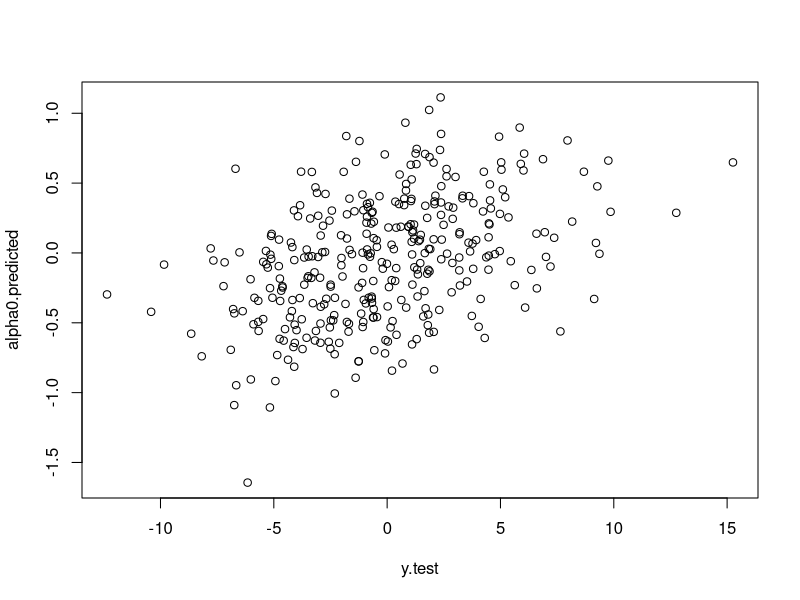
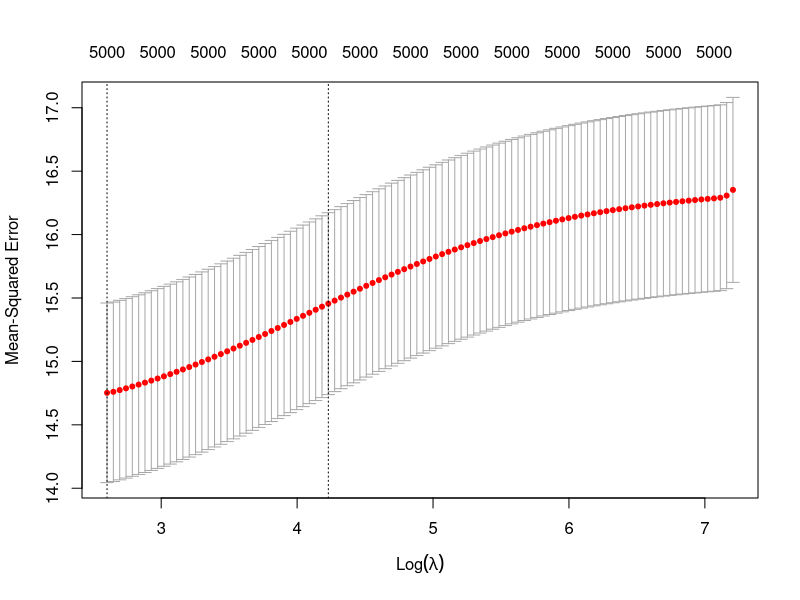
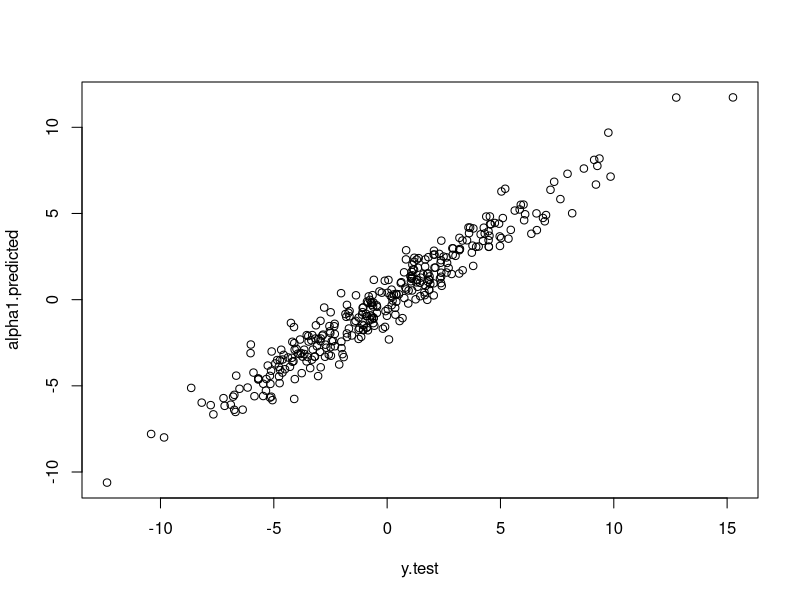
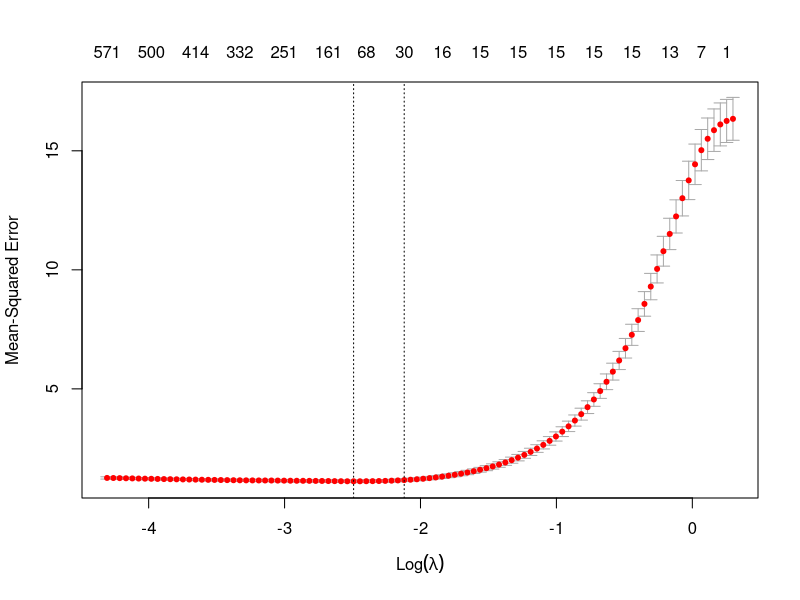
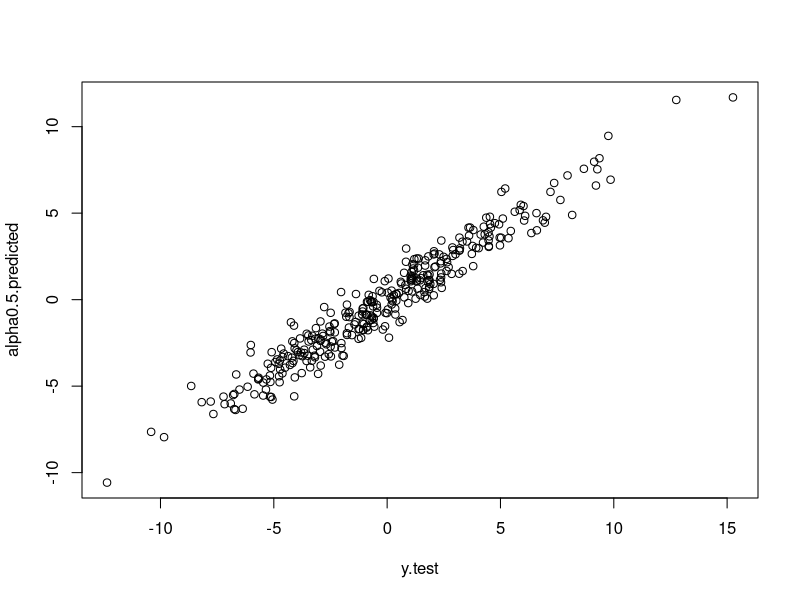
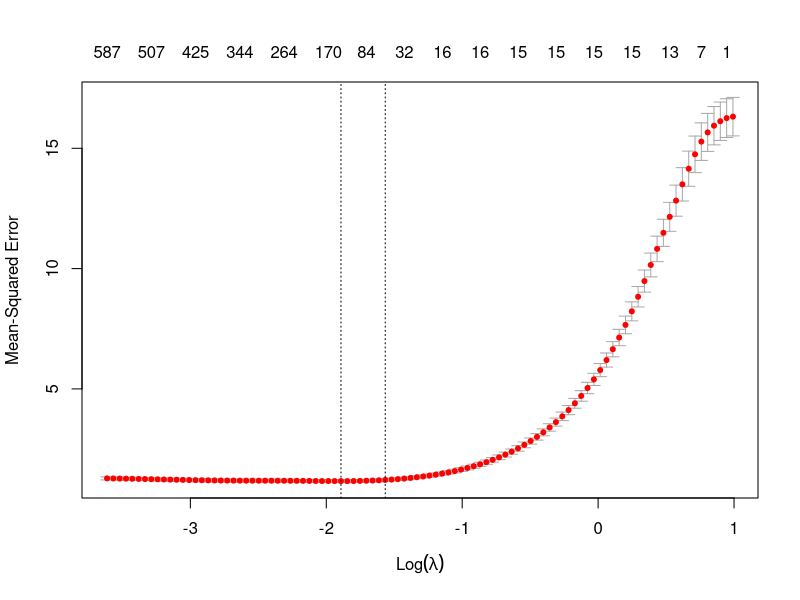
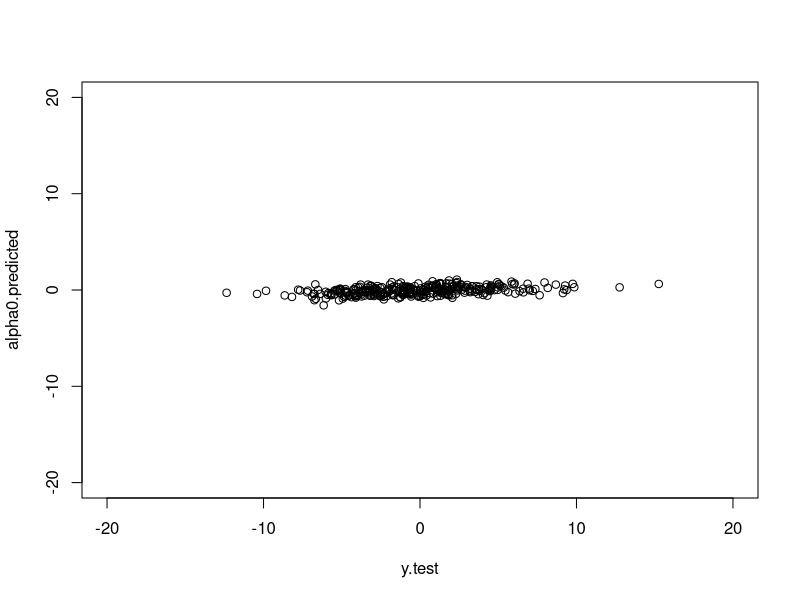
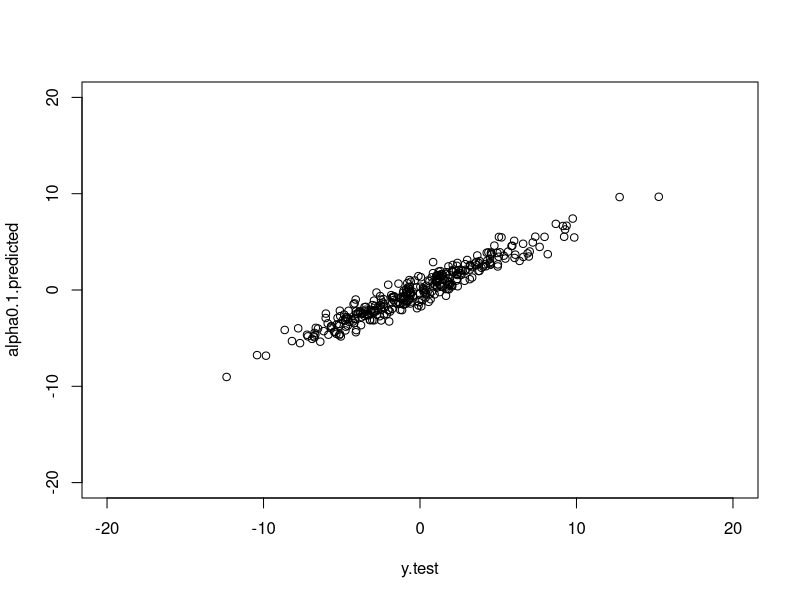

The R script that drew these images, in order: (Note: a time limit stopped this script after it produced the figures.)
## This code is based on the code Josh Day's example here:
## https://www4.stat.ncsu.edu/~post/josh/LASSO_Ridge_Elastic_Net_-_Examples.html
## 1. Add the codes to display the coef of the glmnet models.
## 2. Add the codes to find the optimized lambda value
## 3. Add teh codes to plot the relationship between predicted value and y.test
## 4. Add the codes to plot the relationship between lambda value and MSE

## install "glmnet" package with: install.packages("glmnet")
library(glmnet)  # Package to fit ridge/lasso/elastic net models

##############################################################
##
## Example 1
## 4085 useless variables in the model, only 15 that are useful.
## Also, not much data relative to the number of parameters.
## 1,000 samples and 5,000 parameters.
##
##############################################################

set.seed(42)  # Set seed for reproducibility

n <- 1000  # Number of observations
p <- 5000  # Number of predictors included in model
real_p <- 15  # Number of true predictors

## Generate the data
x <- matrix(rnorm(n*p), nrow=n, ncol=p)
y <- apply(x[,1:real_p], 1, sum) + rnorm(n)

## Split data into training and testing datasets.
## 2/3rds of the data will be used for Training and 1/3 of the
## data will be used for Testing.
train_rows <- sample(1:n, .66*n)
x.train <- x[train_rows, ]
x.test <- x[-train_rows, ]

y.train <- y[train_rows]
y.test <- y[-train_rows]

## Now we will use 10-fold Cross Validation to determine the
## optimal value for lambda for...

################################
##
## alpha = 0, Ridge Regression
##
################################
alpha0.fit <- cv.glmnet(x.train, y.train, type.measure="mse", 
                        alpha=0, family="gaussian")

## now let's run the Testing dataset on the model created for
## alpha = 0 (i.e. Ridge Regression).
alpha0.predicted <- 
  predict(alpha0.fit, s=alpha0.fit$lambda.1se, newx=x.test)
## s = is the "size" of the penalty that we want to use, and
##     thus, corresponds to lambda. (I believe that glmnet creators
##     decided to use 's' instead of lambda just in case they 
##     eventually coded up a version that let you specify the 
##     individual lambdas, but I'm not sure.)
##
##     In this case, we set 's' to "lambda.1se", which is
##     the value for lambda that results in the simplest model
##     such that the cross validation error is within one 
##     standard error of the minimum.
##     
##     If we wanted to to specify the lambda that results in the
##     model with the minimum cross valdiation error, not a model
##     within one SE of of the minimum, we would 
##     set 's' to "lambda.min".
##
##     Choice of lambda.1se vs lambda.min boils down to this...
##     Statistically speaking, the cross validation error for 
##     lambda.1se is indistinguisable from the cross validation error
##     for lambda.min, since they are within 1 SE of each other. 
##     So we can pick the simpler model without
##     much risk of severely hindering the ability to accurately
##     predict values for 'y' given values for 'x'.
##
##     All that said, lambda.1se only makes the model simpler when
##     alpha != 0, since we need some Lasso regression mixed in
##     to remove variables from the model. However, to keep things
##     consistant when we compare different alphas, it makes sense
##     to use lambda.1se all the time.
##
## newx = is the Testing Dataset

## Lastly, let's calculate the Mean Squared Error (MSE) for the model
## created for alpha = 0.
## The MSE is the mean of the sum of the squared difference between 
## the predicted 'y' values and the true 'y' values in the 
## Testing dataset...
mean((y.test - alpha0.predicted)^2)
plot(y.test,alpha0.predicted)
plot(alpha0.fit)
alpha0.fit$lambda.1se
################################
##
## alpha = 1, Lasso Regression
##
################################
alpha1.fit <- cv.glmnet(x.train, y.train, type.measure="mse", 
                        alpha=1, family="gaussian")

alpha1.predicted <- 
  predict(alpha1.fit, s=alpha1.fit$lambda.1se, newx=x.test)

mean((y.test - alpha1.predicted)^2)
plot(y.test,alpha1.predicted)

## The optimal lambda value
plot(alpha1.fit)
alpha1.fit$lambda.1se

## All coefficients of the best model 
coef(alpha1.fit, s=alpha1.fit$lambda.1se) 

## All nonzero cofficients of the best model
outcome <- coef(alpha1.fit, s=alpha1.fit$lambda.1se) 
coef.alpha1.fit <- outcome[outcome[,1]!=0]
rname.alpha1.fit <- rownames(coef(alpha1.fit, s = 'lambda.1se'))[coef(alpha1.fit, s = 'lambda.1se')[,1]!= 0]
cbind(rname.alpha1.fit,coef.alpha1.fit)



################################
##
## alpha = 0.5, a 50/50 mixture of Ridge and Lasso Regression
##
################################
alpha0.5.fit <- cv.glmnet(x.train, y.train, type.measure="mse", 
                          alpha=0.5, family="gaussian")

alpha0.5.predicted <- 
  predict(alpha0.5.fit, s=alpha0.5.fit$lambda.1se, newx=x.test)

mean((y.test - alpha0.5.predicted)^2)
plot(y.test,alpha0.5.predicted)
plot(alpha0.5.fit)
alpha0.5.fit$lambda.1se
################################
##
## However, the best thing to do is just try a bunch of different
## values for alpha rather than guess which one will be best.
##
## The following loop uses 10-fold Cross Validation to determine the
## optimal value for lambda for alpha = 0, 0.1, ... , 0.9, 1.0
## using the Training dataset.
##
## NOTE, on my dinky laptop, this takes about 2 minutes to run
##
################################

list.of.fits <- list()
for (i in 0:10) {
  ## Here's what's going on in this loop...
  ## We are testing alpha = i/10. This means we are testing
  ## alpha = 0/10 = 0 on the first iteration, alpha = 1/10 = 0.1 on
  ## the second iteration etc.
  
  ## First, make a variable name that we can use later to refer
  ## to the model optimized for a specific alpha.
  ## For example, when alpha = 0, we will be able to refer to 
  ## that model with the variable name "alpha0".
  fit.name <- paste0("alpha", i/10)
  
  ## Now fit a model (i.e. optimize lambda) and store it in a list that 
  ## uses the variable name we just created as the reference.
  list.of.fits[[fit.name]] <-
    cv.glmnet(x.train, y.train, type.measure="mse", alpha=i/10, 
              family="gaussian")
}

## Now we see which alpha (0, 0.1, ... , 0.9, 1) does the best job
## predicting the values in the Testing dataset.
results <- data.frame()
for (i in 0:10) {
  fit.name <- paste0("alpha", i/10)
  
  ## Use each model to predict 'y' given the Testing dataset
  predicted <- 
    predict(list.of.fits[[fit.name]], 
            s=list.of.fits[[fit.name]]$lambda.1se, newx=x.test)
  
  ## Calculate the Mean Squared Error...
  mse <- mean((y.test - predicted)^2)
  plot(y.test,predicted,xlab="y.test",ylab=paste0(fit.name,".predicted"),xlim=c(-20,20),ylim=c(-20,20))
  
  ## Store the results
  temp <- data.frame(alpha=i/10, mse=mse, fit.name=fit.name)
  results <- rbind(results, temp)
}

## View the results
results

##############################################################
##
## Example 2
## 3500 useless variables, 1500 useful (so lots of useful variables)
## 1,000 samples and 5,000 parameters
##
##############################################################

set.seed(42) # Set seed for rere__producibility

n <- 1000    # Number of observations
p <- 5000     # Number of predictors included in model
real_p <- 1500  # Number of true predictors

## Generate the data
x <- matrix(rnorm(n*p), nrow=n, ncol=p)
y <- apply(x[,1:real_p], 1, sum) + rnorm(n)

# Split data into train (2/3) and test (1/3) sets
train_rows <- sample(1:n, .66*n)
x.train <- x[train_rows, ]
x.test <- x[-train_rows, ]

y.train <- y[train_rows]
y.test <- y[-train_rows]

list.of.fits <- list()
for (i in 0:10) {
  fit.name <- paste0("alpha", i/10)
  
  list.of.fits[[fit.name]] <-
    cv.glmnet(x.train, y.train, type.measure="mse", alpha=i/10, 
              family="gaussian")
}

results <- data.frame()
for (i in 0:10) {
  fit.name <- paste0("alpha", i/10)
  
  predicted <- 
    predict(list.of.fits[[fit.name]], 
            s=list.of.fits[[fit.name]]$lambda.1se, newx=x.test)
  
  mse <- mean((y.test - predicted)^2)
  plot(y.test,predicted,xlab="y.test",ylab=paste0(fit.name,".predicted"),xlim=c(-20,20),ylim=c(-20,20))
  
  temp <- data.frame(alpha=i/10, mse=mse, fit.name=fit.name)
  results <- rbind(results, temp)
}

results
